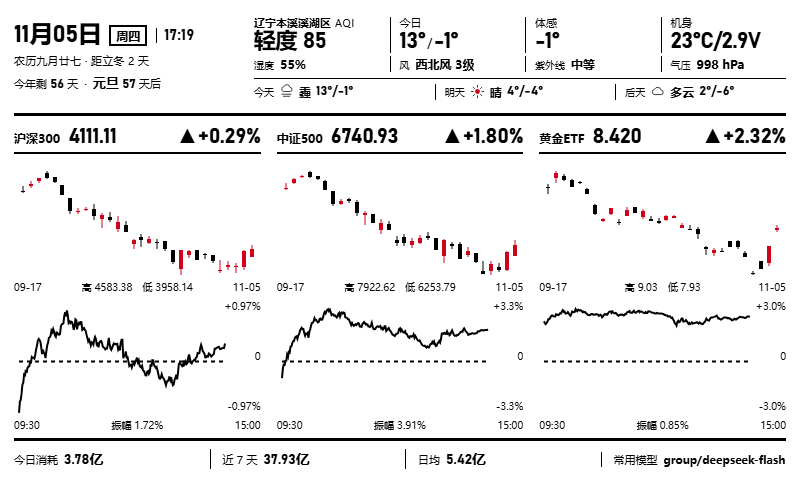
#> input picture dashboard/epd.png, 800 x 480 px
$ python epdash3.py ../dashboard/epd.png
#> lines starting #> are read from the running program, lines starting #| are printed output that depends on the picture; after the words box and inside, x2 and y2 are one past the last pixel; in counts of white or black regions, pixels touching at a corner belong together
# -*- coding: utf-8 -*-
"""
三色看板更新器.

- 从 PNG 提取黑白层和红色层
- 红色没变时走黑白窗口局刷, 2.6 秒, 红色像素不被驱动所以保持
- 红色变了才走三色刷新, 整屏或窗口, 17.9 秒
- 三色刷完把黑白画面写回 DTM2 垫底, 再切黑白模式, 保证新旧图一致
- --fast 用自写寄存器波形, 2.6 秒, 但红色驱动力不足

用法:
    python epdash3.py image.png
    python epdash3.py image.png --full
    python epdash3.py image.png --dry-run
"""

import argparse
import asyncio
import sys
import time
from pathlib import Path

import numpy as np
from PIL import Image
from bleak import BleakClient, BleakScanner

CMD = "62750002-d828-918d-fb46-b6c11c675aec"
W, H = 800, 480
ROW = W // 8
BLOCK = 8
FULL_EVERY = 12

BASE = Path(__file__).resolve().parent
STATE = BASE / ".epdash3_state.npz"

VCOM = [0x00, 0x0F, 0x0F, 0x00, 0x00, 0x01,
        0x00, 0x0F, 0x01, 0x0F, 0x01, 0x02,
        0x00, 0x0F, 0x0F, 0x00, 0x00, 0x01] + [0] * 24
WW = [0x10, 0x0F, 0x0F, 0x00, 0x00, 0x01,
      0x84, 0x0F, 0x01, 0x0F, 0x01, 0x02,
      0x20, 0x0F, 0x0F, 0x00, 0x00, 0x01] + [0] * 24
BB = [0x80, 0x0F, 0x0F, 0x00, 0x00, 0x01,
      0x84, 0x0F, 0x01, 0x0F, 0x01, 0x02,
      0x40, 0x0F, 0x0F, 0x00, 0x00, 0x01] + [0] * 24
RED = [0xCC, 0x0F, 0x0F, 0x0F, 0x0F, 0x01] + [0] * 54


def pkt(cmd, payload=b""):
    return bytes([cmd]) + bytes(payload)


# [48 lines left out: functions rle_encode, rle_chunks, not called in this run]


def load_layers(path):
    """返回 (bw, red) 两个 1bpp 数组. bw 1=白 0=黑, red 0=红 1=不红."""
#> called with path = '../dashboard/epd.png'
    img = Image.open(path).convert("RGB").resize((W, H), Image.LANCZOS)
#> img is the input picture: PIL image 800x480 RGB; mean R, G, B 238.3, 237.7, 237.8
    a = np.asarray(img).astype(np.int32)
    r, g, b = a[:, :, 0], a[:, :, 1], a[:, :, 2]
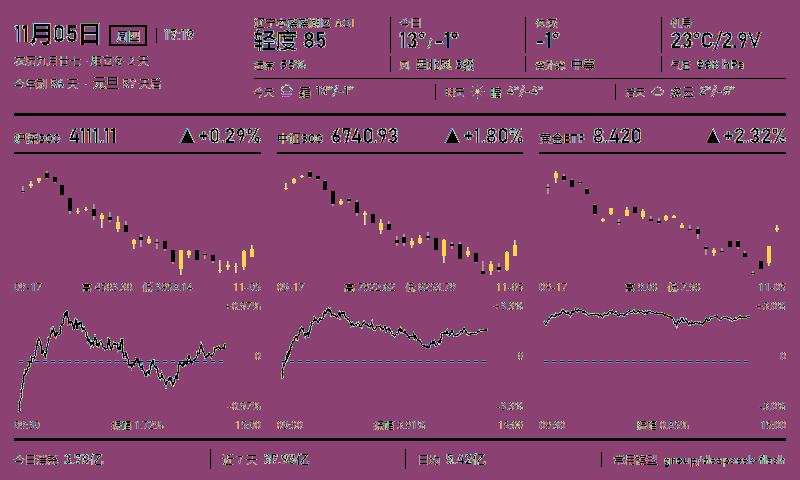
#> r: shape (480, 800) int32; 254 distinct labels, from 0 to 255; one colour per label, 0 black
#> g: shape (480, 800) int32; 254 distinct labels, from 0 to 255
#> b: shape (480, 800) int32; 254 distinct labels, from 0 to 255
    sat = a.max(axis=2) - a.min(axis=2)
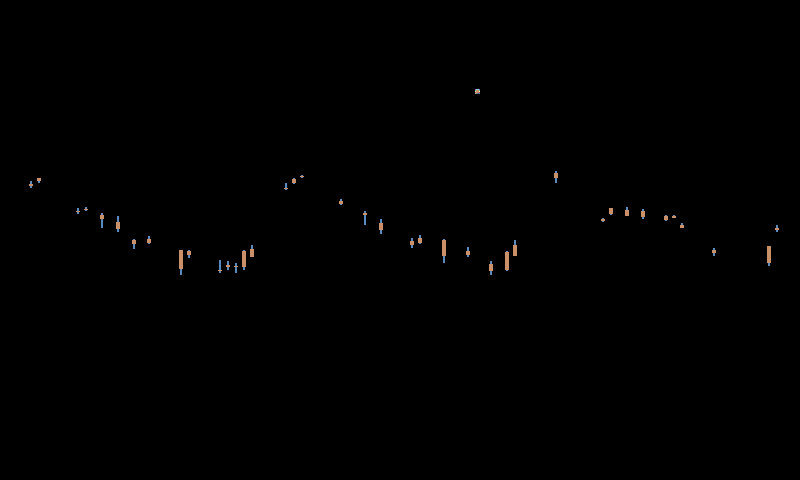
#> sat: shape (480, 800) int32; 14 distinct labels, from 0 to 206; one colour per label, 0 black
    red = (r > 120) & (r - g > 40) & (r - b > 40) & (sat > 50)
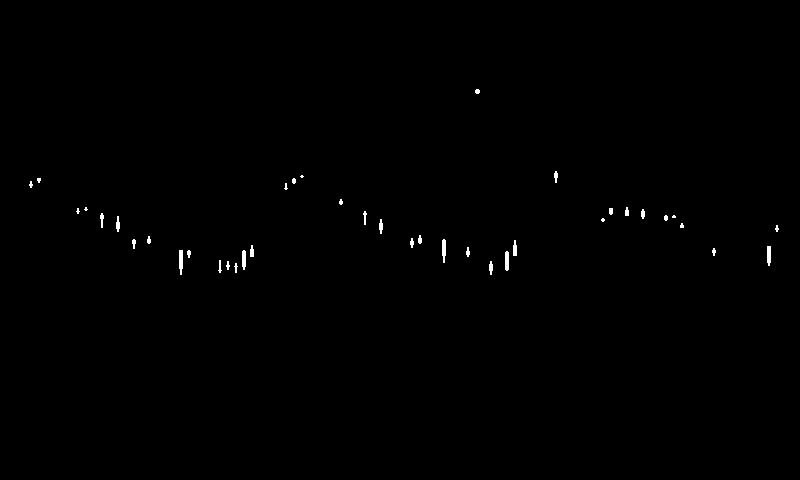
#> red: shape (480, 800) bool; 0.33% white; 40 white regions (11 under 20 px), largest, box (x1, y1, x2, y2) and area: (179, 250, 183, 275) 88, (442, 239, 446, 263) 80, (505, 251, 509, 271) 76
    lum = (r * 299 + g * 587 + b * 114) // 1000
#> lum: shape (480, 800) int32; 254 distinct labels, from 0 to 255
    black = (lum < 120) & ~red
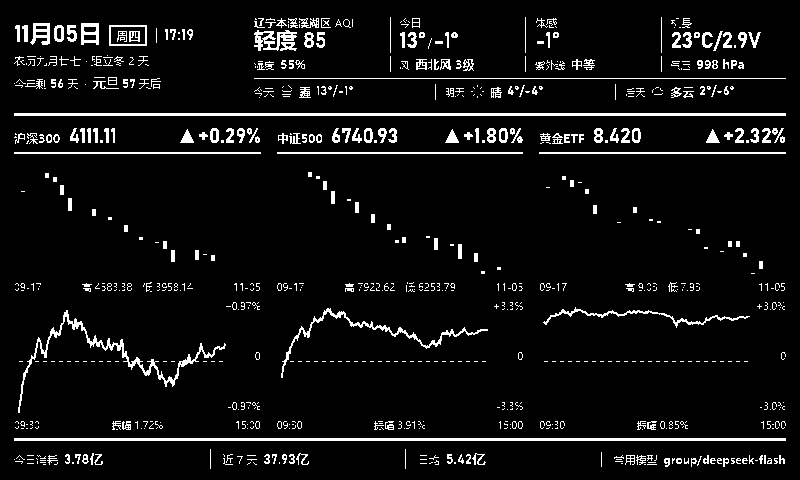
#> black: shape (480, 800) bool; 6.2% white in thin lines or dots
    bw = np.where(black, 0, 1).astype(np.uint8)
#> bw: shape (480, 800); values 0 (black) and 1 (white), 93.8% white; black in thin lines or dots
    rl = np.where(red, 0, 1).astype(np.uint8)
    return np.packbits(bw, axis=1), np.packbits(rl, axis=1)


# [17 lines left out: functions diff_box, crop, not called in this run]


async def find_device():
    for _ in range(6):
        res = await BleakScanner.discover(timeout=6, return_adv=True)
        for _, value in res.items():
            dev, _adv = value if isinstance(value, tuple) else (value, None)
            if "epd" in (dev.name or "").lower():
                return dev
        await asyncio.sleep(2)
    return None


class Panel:
    def __init__(self, client):
        self.c = client
        self.notes = []

    async def start(self):
        await self.c.start_notify(CMD, lambda _h, d: self.notes.append(bytes(d)))

    async def svc(self, code):
        await self.c.write_gatt_char(CMD, pkt(code), response=True)

    async def panel(self, code, data=None):
        await self.c.write_gatt_char(CMD, pkt(0x03, [code]), response=True)
        if data is not None:
            await self.c.write_gatt_char(CMD, pkt(0x04, bytes(data)), response=True)

    async def window(self, x0, y0, x1, y1):
        x0 &= 0xFFF8
        x1 |= 7
        await self.panel(0x90, [x0 >> 8, x0 & 255, x1 >> 8, x1 & 255,
                                y0 >> 8, y0 & 255, y1 >> 8, y1 & 255, 0x00])

    async def send(self, data):
        for i in range(0, len(data), 200):
            await self.c.write_gatt_char(CMD, pkt(0x04, data[i:i + 200]), response=True)
        return len(data)

    async def send_rle(self, data, black):
        """用 0x30 的压缩写入. begin=0 避免窗口被重置成全屏."""
        enc = rle_encode(data)
        flags = 0x04 if black else 0x05
        sent = 0
        for seg in rle_chunks(enc, 240):
            await self.c.write_gatt_char(CMD, bytes([0x30, flags]) + seg, response=True)
            sent += len(seg)
        return sent, len(data)

    async def lut(self):
        await self.panel(0x20, VCOM)
        await self.panel(0x22, RED)
        await self.panel(0x23, WW + [0] * 18)
        await self.panel(0x24, BB + [0] * 18)
        await self.panel(0x25, [0] * 42)

    async def mode_kw(self):
        """黑白模式: 新旧双缓冲, WW/KK 写零, 未变化像素不驱动."""
        await self.panel(0x00, [0x3F])
        await self.panel(0x50, [0xA9, 0x07])
        await self.panel(0x20, VCOM)
        await self.panel(0x21, [0] * 42)
        await self.panel(0x22, WW + [0] * 18)
        await self.panel(0x23, BB + [0] * 18)
        await self.panel(0x24, [0] * 60)
        await self.panel(0x25, [0] * 42)

    async def mode_kwr(self, fast=False):
        await self.panel(0x50, [0x77])
        if fast:
            await self.panel(0x00, [0x2F])
            await self.lut()
        else:
            await self.panel(0x00, [0x0F])

    async def refresh(self):
        self.notes.clear()
        await self.svc(0x39)
        for _ in range(800):
            for n in self.notes:
                if n.startswith(b"ms="):
                    return int(n[3:])
            await asyncio.sleep(0.05)
        return -1


async def push(old, new, force_full, fast=False):
    old_bw, old_red = old if old else (None, None)
    bw, red = new
    count = 0
    if STATE.exists():
        try:
            data = np.load(STATE)
            count = int(data["count"])
            if old_bw is None:
                old_bw = data["bw"]
                old_red = data["red"]
        except Exception:
            old_bw = None

    box = diff_box(old_bw, old_red, bw, red) if old_bw is not None else (0, 0, W - 1, H - 1)
    do_full = force_full or old_bw is None or count >= FULL_EVERY
    if do_full:
        box = (0, 0, W - 1, H - 1)
        count = 0
    elif box is None:
        print("画面无变化, 跳过")
        return

    red_changed = old_red is not None and int((old_red != red).sum()) > 2
    colour = do_full or red_changed
    label = "整屏三色" if do_full else ("窗口三色" if red_changed else "黑白局刷")
    print("%s 窗口 x=%d..%d y=%d..%d" % (label, box[0], box[2], box[1], box[3]))

    dev = await find_device()
    if dev is None:
        print("找不到设备")
        sys.exit(2)
    client = BleakClient(dev, timeout=30)
    await client.connect()
    try:
        p = Panel(client)
        await p.start()
        if do_full:
            await p.svc(0x01)
            await asyncio.sleep(1.0)
        else:
            await p.panel(0x04)     # 上电, 不复位
            await asyncio.sleep(0.2)

        tx0 = time.time()
        if colour:
            await p.mode_kwr(fast)
            if do_full:
                await p.window(0, 0, W - 1, H - 1)
                await p.panel(0x10)
                sent, raw = await p.send_rle(bw.tobytes(), True)
                await p.panel(0x13)
                s2, r2 = await p.send_rle(red.tobytes(), False)
            else:
                await p.panel(0x91)
                await p.window(*box)
                await p.panel(0x10)
                sent, raw = await p.send_rle(crop(bw, *box), True)
                await p.panel(0x13)
                s2, r2 = await p.send_rle(crop(red, *box), False)
            sent += s2
            raw += r2
            tx = time.time() - tx0

            ms = await p.refresh()
            if not do_full:
                try:
                    await p.panel(0x92)
                except Exception:
                    pass

            # 垫新图: 三色刷完 DTM2 里是红色数据, 直接切黑白会把它当成新图.
            # 把当前黑白画面写回 DTM2, 不刷新, 红色像素物理上不受影响.
            await p.panel(0x13)
            if do_full:
                await p.send_rle(bw.tobytes(), False)
            else:
                await p.send_rle(crop(bw, *box), False)
            await p.mode_kw()
        else:
            await p.mode_kw()
            await p.panel(0x91)
            await p.window(*box)
            await p.panel(0x13)     # 黑白模式 DTM2 就是新图
            sent, raw = await p.send_rle(crop(bw, *box), False)
            tx = time.time() - tx0
            ms = await p.refresh()
            await p.panel(0x92)
            count += 1

        print("刷新 %d ms, 传输 %.1f 秒, 原始 %d 字节, 压缩后 %d 字节 (%.1f%%)"
              % (ms, tx, raw, sent, 100.0 * sent / raw if raw else 0))
        np.savez(STATE, bw=bw, red=red, count=count)
    finally:
        await client.disconnect()


def main():
    ap = argparse.ArgumentParser()
    ap.add_argument("image")
    ap.add_argument("--full", action="store_true")
    ap.add_argument("--fast", action="store_true",
                    help="用自写寄存器波形, 2.6 秒, 但红色驱动力不足, 慎用")
    ap.add_argument("--dry-run", action="store_true")
    args = ap.parse_args()

    bw, red = load_layers(args.image)
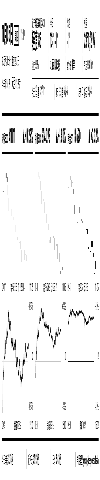
#> bw: shape (480, 100); min 0, max 255, mean 239.4
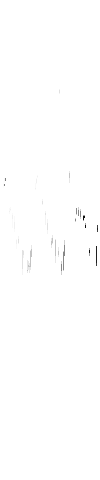
#> red: shape (480, 100); min 15, max 255, mean 254.5
    print("红像素 %d" % int((np.unpackbits(red, axis=1) == 0).sum()))
#| 红像素 1279
    if args.dry_run:
        return

    old = None
    if STATE.exists():
        try:
            d = np.load(STATE)
            old = (d["bw"], d["red"])
        except Exception:
            old = None
    asyncio.run(push(old, (bw, red), args.full, args.fast))
#> (the call stopped at `async def find_device(): for _ in range(6): res = await BleakScanner.d..`: bleak is not available in this run)


if __name__ == "__main__":
    main()
